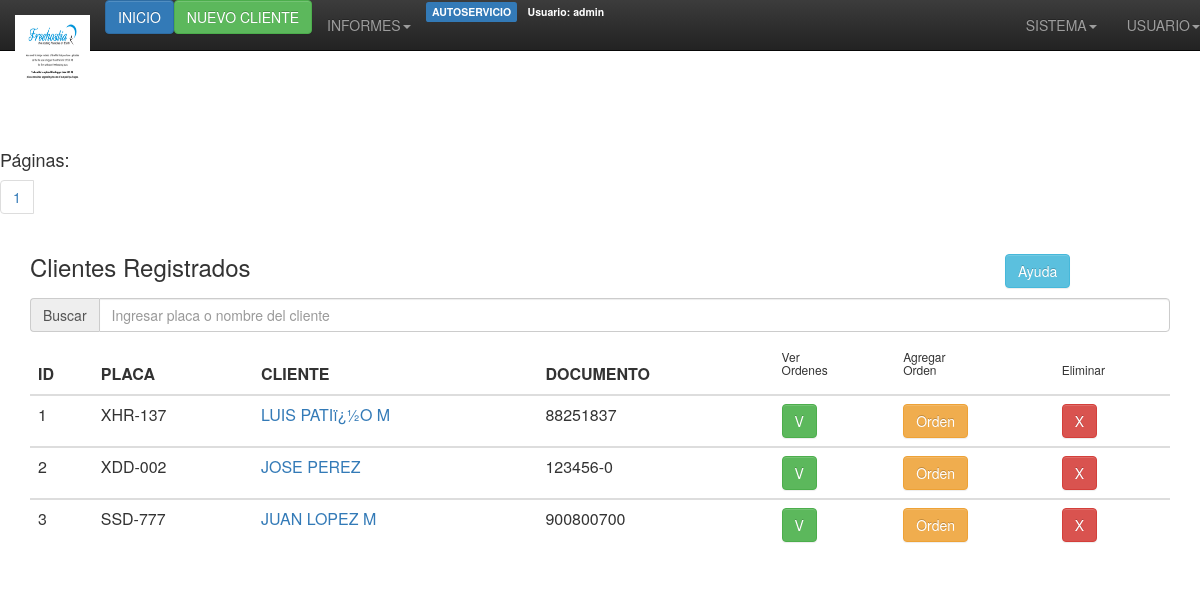
The page /servicios/view-paginated.php?page=1 (signed in) on the database its author committed.
### tables this page shows
CREATE TABLE `servicios` (
  `id` int(3) NOT NULL AUTO_INCREMENT,
  `placa` varchar(12) NOT NULL,
  `cliente` varchar(50) NOT NULL,
  `nit` varchar(15) NOT NULL,
  `fecha_recibo` varchar(15) NOT NULL,
  `direccion` varchar(50) NOT NULL,
  `telefono` varchar(50) NOT NULL,
  `hora_recibo` varchar(15) NOT NULL,
  PRIMARY KEY (`id`)
);

### servicios/view-paginated.php (the view, shortened to what this page needs)
<html xmlns="http://www.w3.org/1999/xhtml">
<head>
<link rel="stylesheet" href="bootstrap/css/bootstrap.min.css">
<link rel="stylesheet" href="bootstrap/css/bootstrap-theme.min.css">
</head>
<body>
<?php include("../encabezado.php"); ?>
<?php
$per_page = 5;
$result = mysql_query("SELECT * FROM servicios");
$total_results = mysql_num_rows($result);
$total_pages = ceil($total_results / $per_page);
if (isset($_GET['page']) && is_numeric($_GET['page']))
{
$show_page = $_GET['page'];
if ($show_page > 0 && $show_page <= $total_pages)
{
$start = ($show_page -1) * $per_page;
$end = $start + $per_page;
}
else
{
$start = 0;
$end = $per_page;
}
}
else
{
$start = 0;
$end = $per_page;
}
?>
<p><br /><br /></p>
<?php
echo "<ul class='pagination'>";
for ($i = 1; $i <= $total_pages; $i++)
{
echo "<li><h4>Páginas:</h4><a href='view-paginated.php?page=$i'>$i</a></li>";
}
?>
</ul>
<div class="container">
<div class="row">
  <div class="col-sm-10"><h3>Clientes Registrados</h3></div>
  <div class="col-sm-2"><h3>
<button type="button" class="btn btn-info btn-md" data-toggle="modal" data-target="#myModal">Ayuda</button></h3></div>
</div>
        <div class="input-group"> <span class="input-group-addon">Buscar</span>
        <input id="filtrar" type="text" class="form-control" placeholder="Ingresar placa o nombre del cliente">
      </div>
<?php
echo "<div class='table‐responsive'>";
echo "<table class='table table-hover'>";
echo "<thead><tr> <th>ID</th><th>PLACA</th> <th>CLIENTE</th> <th>DOCUMENTO</th> <th><h6>Ver<br />Ordenes</h6></th> <th><h6>Agregar<br />Orden</h6></th> <th><h6>Eliminar</h6></th></tr></thead>";
for ($i = $start; $i < $end; $i++)
{
if ($i == $total_results) { break; }
echo "<tbody class='buscar'>";
echo "<tr>";
echo '<td>' . mysql_result($result, $i, 'id') . '</td>';
echo '<td>' . mysql_result($result, $i, 'placa') . '</td>';
echo '<td><a href="edit.php?id=' . mysql_result($result, $i, 'id') . '" data‐toggle="tooltip" title="Editar Cliente">' . mysql_result($result, $i, 'cliente') . '</a></td>';
echo '<td>' . mysql_result($result, $i, 'nit') . '</td>';
echo '<td><a class="btn btn-success" href="verdetalles.php?id=' . mysql_result($result, $i, 'id') . '&nit=' . mysql_result($result, $i, 'nit') . '&cliente=' . mysql_result($result, $i, 'cliente') . '&placa=' . mysql_result($result, $i, 'placa') . '" data‐toggle="tooltip" title="Ver Ordenes">V</a></td>';
echo '<td><a class="btn btn-warning" href="insertar_detalles.php?id=' . mysql_result($result, $i, 'id') . '&nit=' . mysql_result($result, $i, 'nit') . '&cliente=' . mysql_result($result, $i, 'cliente') . '&placa=' . mysql_result($result, $i, 'placa') . '" data‐toggle="tooltip" title="Nueva Orden">Orden</a></td>';
echo '<td><a class="btn btn-danger" href="delete.php?id=' . mysql_result($result, $i, 'id') . '" data‐toggle="tooltip" title="Eliminar Cliente">X</a></td>';
echo "</tr>";
echo "</tbody>";
}
echo "</table>";
echo "</div>";
?>
</div>
</body>
</html>

### rows shown on the page
servicios: id "1", placa "XHR-137", cliente "LUIS PATIï¿½O M", nit "88251837"
servicios: id "2", placa "XDD-002", cliente "JOSE PEREZ", nit "123456-0"
servicios: id "3", placa "SSD-777", cliente "JUAN LOPEZ M", nit "900800700"

### other values the page prints
$_SESSION["usuarioactual"] "admin"
